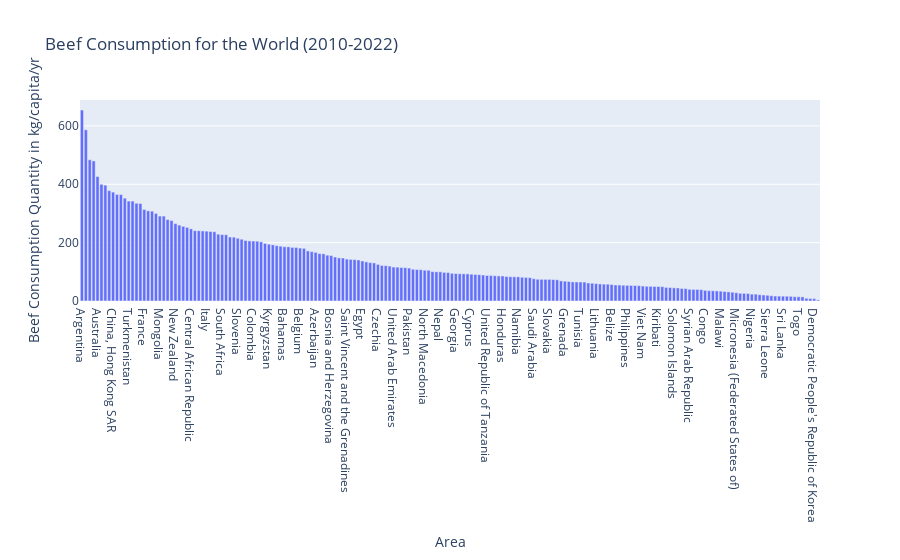

Here is the notebook cell this chart was saved with:
### Code cell
beef_con = px.bar(df_beef_sum_s, x='Area', y='Value', title='Beef Consumption for the World (2010-2022)',
             labels={'Value': 'Beef Consumption Quantity in kg/capita/yr'})

fig.show()

### Figure 1 — Plotly figure (JSON) as saved in the notebook; plotly's stock layout.template omitted (floating-point values rounded to 4 significant figures; data arrays with more than 128 entries replaced by an {"elided": "..."} marker saying what was removed)
{"data": [{"alignmentgroup": "True", "hovertemplate": "Area=%{x}<br>Beef Consumption Quantity in kg/capita/yr=%{y}<extra></extra>", "legendgroup": "", "marker": {"color": "#636efa", "pattern": {"shape": ""}}, "name": "", "offsetgroup": "", "orientation": "v", "showlegend": false, "textposition": "auto", "type": "bar", "x": {"elided": "190 str values"}, "xaxis": "x", "y": {"elided": "190 float values"}, "yaxis": "y"}], "layout": {"autosize": true, "barmode": "relative", "dragmode": "zoom", "legend": {"tracegroupgap": 0}, "title": {"text": "Beef Consumption for the World (2010-2022)"}, "xaxis": {"anchor": "y", "autorange": true, "domain": [0, 1], "range": [-0.5, 189.5], "title": {"text": "Area"}, "type": "category"}, "yaxis": {"anchor": "x", "autorange": true, "domain": [0, 1], "range": [0, 688.9], "title": {"text": "Beef Consumption Quantity in kg/capita/yr"}, "type": "linear"}}}
